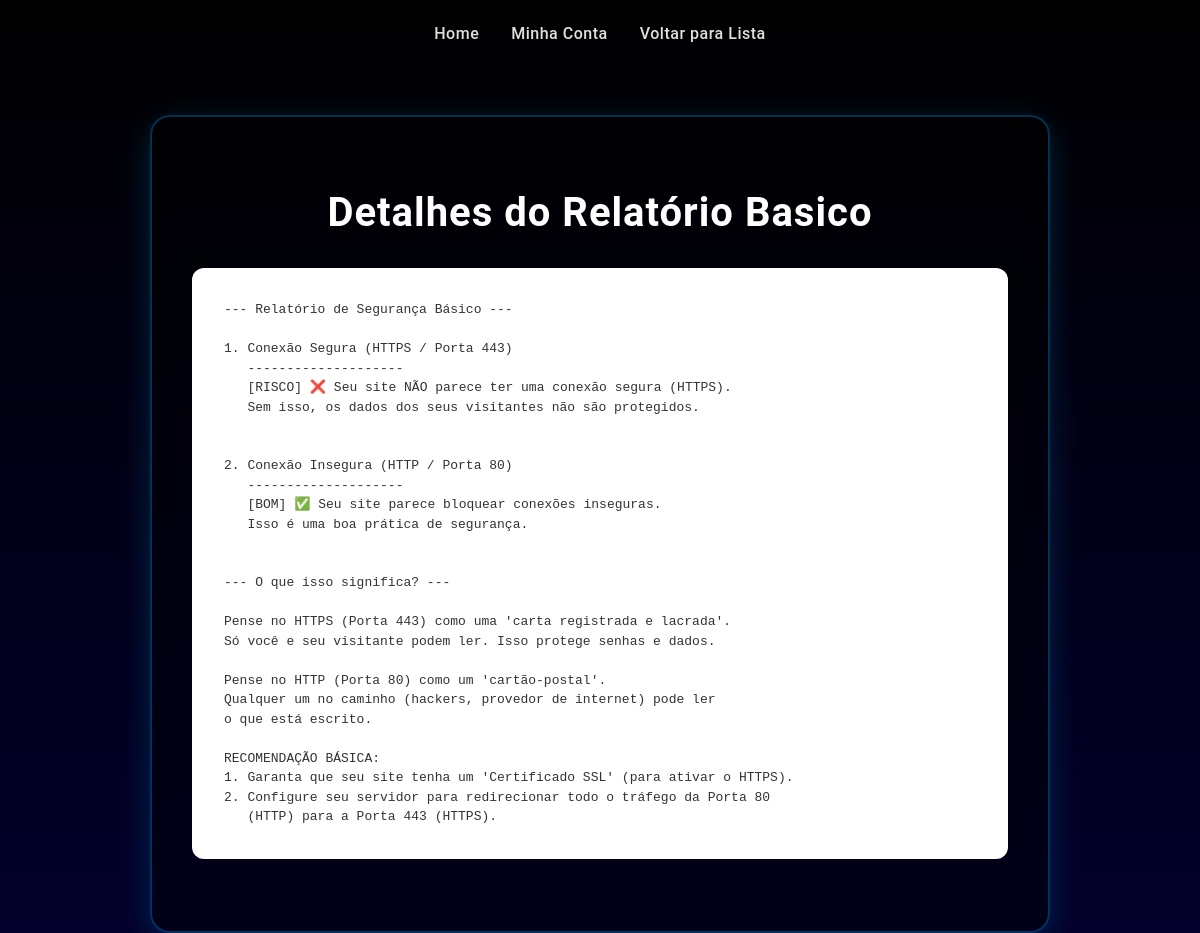
The page /visualizar_relatorio/10/basico (signed in) on the database its author committed.
### app/models.py (models this page shows, shortened)
class Cliente(db.Model):
    id = db.Column(db.Integer, primary_key=True)  # Define a coluna ID como chave primária, única e autoincrementável.
    cliente_nome = db.Column(db.String(80), nullable=False)  # Define a coluna nome do cliente
    cliente_email = db.Column(db.String(320), unique=True, nullable=False)  # Armazena o e-mail, deve ser único e é obrigatório (usado para login).
    cliente_senha = db.Column(db.String(128), nullable=False)  # Armazena o hash da senha
    nome_bia = db.Column(db.String(80), nullable=False)
    cliente_status = db.Column(db.String(10), nullable=False, default='ativo')
    nivel_acesso = db.Column(db.String(20), nullable=False, default='basico') #1 cliente só pode ter 1 nível
    relatorios_basicos = db.relationship('RelatorioBasico', backref='cliente', lazy=True, cascade="all, delete-orphan")  # # Define a relação "Um para Muitos" com RelatorioBasico. 'backref' permite acessar o cliente a partir do relatório, e 'cascade' garante que relatórios sejam excluídos ao deletar o cliente.
    relatorios_intermediarios = db.relationship('RelatorioIntermediario', backref='cliente', lazy=True, cascade="all, delete-orphan")       # Um cliente pode ter VÁRIOS relatórios intermediários
    relatorios_avancados = db.relationship('RelatorioAvancado', backref='cliente', lazy=True, cascade="all, delete-orphan")       # Um cliente pode ter VÁRIOS relatórios avançados

class RelatorioBasico(db.Model):
    id = db.Column(db.Integer, primary_key=True)
    conteudo = db.Column(db.Text, nullable=False)  ## Armazena o resultado textual do escaneamento (o relatório em si).
    data_criacao = db.Column(db.DateTime, nullable=False, default=datetime.utcnow) # Regra dos 30 dias (baseada na data de criação) - # Registra a data de criação. 'datetime.utcnow' garante o uso de fuso horário UTC
    cliente_id = db.Column(db.Integer, db.ForeignKey('cliente.id'), nullable=False) # Chave estrangeira que liga o relatório ao seu cliente via ID(Dono).

### app/routes.py (the view)
@main_bp.route('/visualizar_relatorio/<int:relatorio_id>/<tipo>') # Rota que recebe o ID e o tipo do relatório via URL (parâmetros dinâmicos).
def visualizar_relatorio(relatorio_id, tipo): # Função que exibe o conteúdo de um relatório.
    if 'cliente_id' not in session: # Verifica login.
        flash('Você precisa estar logado para acessar esta página.', 'warning')
        return redirect(url_for('main.login'))
    cliente = Cliente.query.get(session['cliente_id']) # Busca o cliente logado.
    relatorio = None # Inicializa a variável do relatório.
    if tipo == 'basico': # Se o tipo for 'basico'.
        relatorio = RelatorioBasico.query.get_or_404(relatorio_id) # Busca no modelo RelatorioBasico.
    elif tipo == 'intermediario': # Se o tipo for 'intermediario'.
        relatorio = RelatorioIntermediario.query.get_or_404(relatorio_id) # Busca no modelo RelatorioIntermediario.
    elif tipo == 'avancado': # Se o tipo for 'avancado'.
        relatorio = RelatorioAvancado.query.get_or_404(relatorio_id) # Busca no modelo RelatorioAvancado.
    else: # Se o tipo na URL for inválido.
        flash('Tipo de relatório inválido.', 'danger')
        return redirect(url_for('main.relatorios_recentes'))
    if relatorio.cliente_id != cliente.id: # Verifica se o ID do dono do relatório é o mesmo do cliente logado (segurança).
        flash('Você não tem permissão para visualizar este relatório.', 'danger')
        return redirect(url_for('main.relatorios_recentes'))
    return render_template('visualizar_relatorio.html', relatorio=relatorio, tipo=tipo) # Renderiza o template com o conteúdo do relatório.

### app/templates/visualizar_relatorio.html (shortened to what this page needs)
<!DOCTYPE html>
<html lang="pt-BR">
<head>
    <link rel="stylesheet" href="{{ url_for('static', filename='css/style.css') }}">
</head>
<body>
    <div>
        <nav>
            <a href="/">Home</a>
            <a href="/minha_conta">Minha Conta</a>
            <a href="{{ url_for('main.relatorios_recentes') }}">Voltar para Lista</a>
        </nav>
    </div>
    <div class="card-conteudo"> <h1>Detalhes do Relatório {{ tipo.title() }}</h1>
        <div class="conteudo-tecnico">
            <pre>{{ relatorio.conteudo }}</pre>
        </div>
    </div>
</body>
</html>

### app/static/css/style.css (style rules this page uses)
* { margin: 0; padding: 0; box-sizing: border-box; }
html { height: 100%; }
body { font-family: 'Montserrat', 'Poppins', 'Roboto', sans-serif; background: linear-gradient(to bottom, #000000 0%, #03002b 100%); min-height: 100%; color: #ffffff; background-attachment: fixed; }
h1, h2 { text-align: center; color: #ffffff; font-weight: 700; letter-spacing: 1px; }
h1 { font-size: 2.5rem; margin: 2rem 0; }
nav { padding: 1.5rem 2rem; display: flex; gap: 2rem; align-items: center; justify-content: center; }
nav a { color: #e0e0e0; text-decoration: none; font-size: 1rem; font-weight: 500; transition: color 0.3s ease; letter-spacing: 0.5px; }
.card-conteudo { max-width: 900px; margin: 3rem auto; padding: 2.5rem; background: rgba(0, 0, 0, 0.4); border-radius: 20px; box-shadow: 0 8px 32px rgba(0, 170, 255, 0.2); backdrop-filter: blur(10px); border: 2px solid rgba(0, 170, 255, 0.3); text-align: center; }
.conteudo-tecnico { background-color: #ffffff; border-radius: 12px; padding: 2rem; font-family: 'Courier New', Courier, monospace; line-height: 1.5; overflow-x: auto; margin: 2rem 0; text-align: left; }
.conteudo-tecnico pre { margin: 0; white-space: pre-wrap; word-wrap: break-word; color: #333; }

### rows shown on the page
Cliente: title "Basico"
RelatorioBasico: conteudo "--- Relatório de Segurança Básico --- 1. Conexão Segura (HTTPS / Porta 443) -------------------- [RISCO] ❌ Seu site NÃO parece ter uma conexão segura (HTTPS). Sem isso, os dados dos seus visitantes não são protegidos. 2. Conexão Insegura (HTTP / Porta 80) -------------------- [BOM] ✅ Seu site parece bloquear conexões inseguras. Isso é uma boa prática de segurança. --- O que isso significa? --- Pense no HTTPS (Porta 443) como uma 'carta registrada e lacrada'. Só você e seu visitante podem ler. Isso protege senhas e dados. Pense no HTTP (Porta 80) como um 'cartão-postal'. Qualquer um no caminho (hackers, provedor de internet) pode ler o que está escrito. RECOMENDAÇÃO BÁSICA: 1. Garanta que…"
